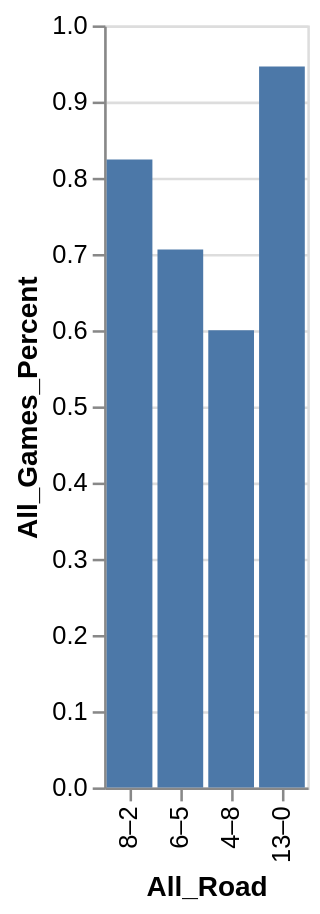

Write a Vega-Lite specification for this figure.
### Vega-Lite specification from a JSON file in a GitHub repository (floating-point values rounded to 4 significant figures)
{"data": {"values": [{"x_data": "8–2", "y_data": 0.824}, {"x_data": "6–5", "y_data": 0.706}, {"x_data": "4–8", "y_data": 0.6}, {"x_data": "13–0", "y_data": 0.946}]}, "mark": "bar", "encoding": {"x": {"field": "x_data", "type": "nominal", "title": "All_Road", "sort": "descending"}, "y": {"field": "y_data", "type": "quantitative", "title": "All_Games_Percent"}}}
